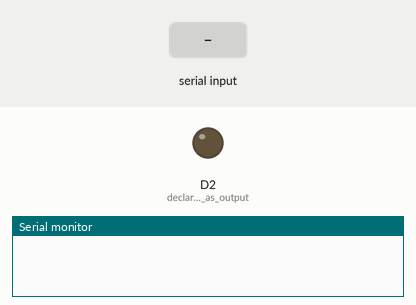
Recording of a sketch running on a simulated ESP8266 (NodeMCU). On the bench: output pins drawn as LEDs (lit = HIGH), the last lines printed to the serial monitor. Inputs (shaded band) come from the test bench.

Above: at 1.2 s.
1.3 s: "B" received over Serial
At 2.2 s:
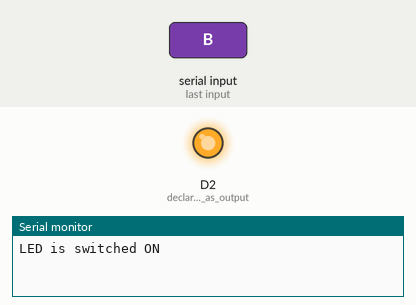
2.8 s: "E" received over Serial
At 3.3 s:
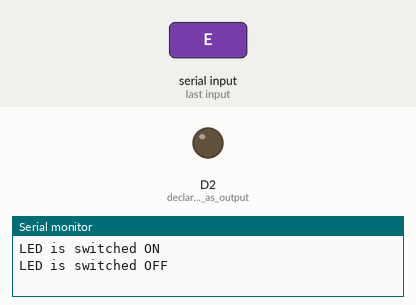
Timing chart, 0 to 5.8 s (numbered marks = the images above; inputs shaded):
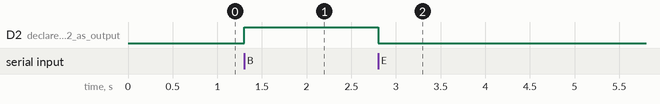

Measured:
- after the input at 1.3 s, D2 (declare_D2_as_output): LOW → HIGH at once
- after the input at 2.8 s, D2 (declare_D2_as_output): HIGH → LOW at once

The sketch:

3.Letters_B_E_activates_LED.ino
```cpp
//Program allows for controlling the LED through the Serial Monitor.
//Thus, when the ESP8266 receives my “ON character - B” the LED will be switched on, and,
//when sending my “OFF character - E”, the LED will be switched off

byte recievedByte = 0;

void setup() {
Serial.begin(230400);
//pinMode(D4, OUTPUT);          //declare D4 as output
pinMode(D2, OUTPUT);            //declare D2 as output
}

// Loop function to run repeatedly:
void loop() {
  if(Serial.available()> 0)            // Is there any character coming through the serial port?
  {
    recievedByte = Serial.read();      // If there is a character, read it.

    if(recievedByte=='E'){
      //digitalWrite(D4, HIGH);         // turn OFF embedded LED
      digitalWrite(D2, LOW);           //turn OFF main LED
      Serial.println("LED is switched OFF");
    }
    else if(recievedByte=='B'){
      //digitalWrite(D4, LOW);          // turn ON embedded LED
      digitalWrite(D2, HIGH);          //turn ON main LED
      Serial.println("LED is switched ON");

    }
  }
}
```
